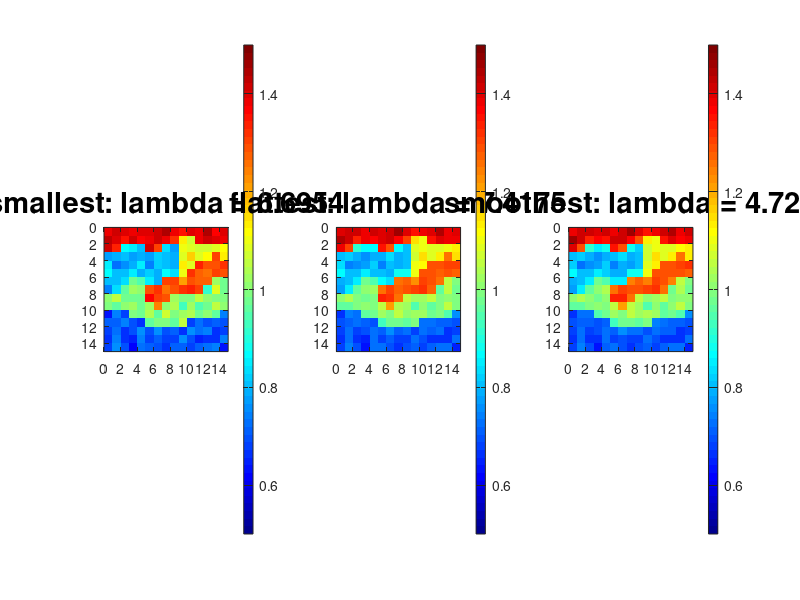

MATLAB code to generate this figure:
clear all;
close all;
 kn=load('kernel1.dat'); %kernel1, kernel2, kernel3
 t=load('time4.dat');%time1, time2, time3, time4, time5, time6
 N=max(kn(:,1));
 M=15;
 Msq=M*M;
 G=sparse(kn(:,1),kn(:,2),kn(:,3));
 sigma=0.25;
 wd=diag(ones(N,1)/sigma);
 D0=diag(ones(Msq,1));
 D1=zeros(2*M*(M-1),Msq);
 D2=zeros(2*M*(M-2),Msq);
 
 i=1;
 while i<=M
     j=1;
     while j<=M-1
         D1((i-1)*(M-1)+j,(i-1)*M+j)=1;
         D1((i-1)*(M-1)+j,(i-1)*M+j+1)=-1;
         D1((i-1+M)*(M-1)+j,(j-1)*M+i)=1;
         D1((i-1+M)*(M-1)+j,j*M+i)=-1;
         j=j+1;
     end
     i=i+1;
 end
 
 i=1;
 while i<=M
     j=1;
     while j<=M-2
         D2((i-1)*(M-2)+j,(i-1)*M+j)=1;
         D2((i-1)*(M-2)+j,(i-1)*M+j+1)=-2;
         D2((i-1)*(M-2)+j,(i-1)*M+j+2)=1;
         D2((i-1+M)*(M-2)+j,(j-1)*M+i)=1;
         D2((i-1+M)*(M-2)+j,j*M+i)=-2;
         D2((i-1+M)*(M-2)+j,(j+1)*M+i)=1;
         j=j+1;
     end
     i=i+1;
 end
 % the reference model
 S0=ones(Msq,1);
 S1=zeros(Msq,1);
 S2=zeros(Msq,1);
 % the value of epsilon
 eps0=6.6954;
 eps1=7.4175;
 eps2=4.729;
  
 % the smallest model
 G0=[wd*G;eps0*D0];
 d0=[wd*t;eps0*D0*S0];
 s_est0=(G0'*G0)^(-1)*G0'*d0;
 E0=sum((t-G*s_est0).^2/sigma^2)/N;
 % the falttet model 
 G1=[wd*G;eps1*D1];
 d1=[wd*t;eps1*D1*S1];
 s_est1=(G1'*G1)^(-1)*G1'*d1;
 E1=sum((t-G*s_est1).^2/sigma^2)/N;
 % the smoothest model
 G2=[wd*G;eps2*D2];
 d2=[wd*t;eps2*D2*S2];
 % Solve the smoothest model if the original one cannot give a stable solution
 G2=[G2;0.0001*D0];
 d2=[d2;0.0001*D0*S0];
 
 s_est2=(G2'*G2)^(-1)*G2'*d2;
 E2=sum((t-G*s_est2).^2/sigma^2)/N;
 
x=linspace(0.5,M-0.5,M);
y=linspace(0.5,M-0.5,M);
cmin=0.5; cmax=1.5;

subplot(1,3,1)
slow0p=reshape(s_est0,M,M);
imagesc(x,y,slow0p);
caxis([cmin cmax]);
colormap('jet')
colorbar
axis image
title(sprintf('smallest: lambda = %0.5g',eps0),'FontSize',21)

subplot(1,3,2)
slow1p=reshape(s_est1,M,M);
imagesc(x,y,slow1p);
caxis([cmin cmax]);
colormap('jet')
colorbar
axis image
title(sprintf('flattest: lambda = %0.5g',eps1),'FontSize',21)

subplot(1,3,3)
slow2p=reshape(s_est2,M,M);
imagesc(x,y,slow2p);
caxis([cmin cmax]);
colormap('jet')
colorbar
axis image
title(sprintf('smoothest: lambda = %0.5g',eps2),'FontSize',21)

 